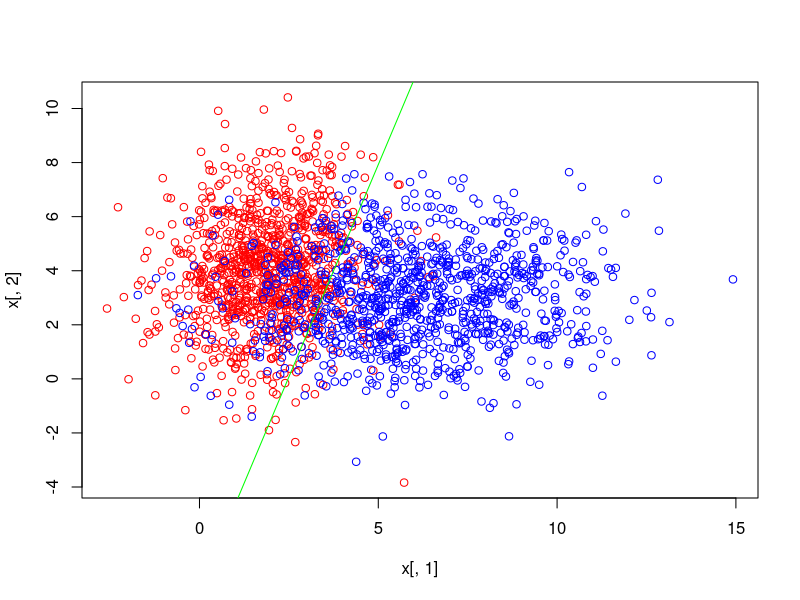

The R script that drew this image:
## ---- chunk 1
# PAQUETE REQUERIDO
require(MASS)
## ---- chunk 2
generate_matrix = function(N,meanX,meanY,varX,varY,covXY){
  
  # MATRIZ DE COVARIANZA
  Sigma = matrix(c(meanX,covXY,covXY,meanY),byrow = TRUE,ncol = 2)
  
  # MEDIAS
  mu = c(meanX,meanY)
  
  # MATRIZ DE DOS DIMENSIONES CON DISTRIBUCIONES GAUSSIANAS SEGUN PARAMETROS
  mat = mvrnorm(N,mu,Sigma)
  
  return(mat)
  
}
## ---- chunk 3
# PARAMETROS PARA UNA MATRIZ CUYO VALOR DE Y CORRESPONDE A 0
N = 1000
mu_x = 2
mu_y = 4
var_x = 1
var_y = var_x
covXY = 0.3

x1 = generate_matrix(N,mu_x,mu_y,var_x,var_y,covXY)

# VALOR DE Y PARA LA MATRIZ
y1 = rep(0,nrow(x1))
## ---- chunk 4
# PARAMETROS PARA UNA MATRIZ CUYO VALOR DE Y CORRESPONDE A 0
N = 1000
mu_x = 6
mu_y = 3
var_x = 1
var_y = var_x
covXY = 0.3

x2 = generate_matrix(N,mu_x,mu_y,var_x,var_y,covXY)

# VALOR DE Y PARA LA MATRIZ
y2 = rep(1,nrow(x2))
## ---- chunk 5
# MATRIZ X
x = rbind(x1,x2)

# VECTOR Y
y = c(y1,y2)
## ---- chunk 6
sigmoid = function(Z){
  
  # RETORNAR VALOR DE SIGMOIDE
  return(1/(1 + exp(-Z)) )
  
}

loss = function(alpha,x,y){
  
  # TAMANO DE X
  N = nrow(x)
  
  # CREAR MATRIZ X
  X = cbind(rep(1,N),x)
  
  # CALCULAR SIGMOIDE
  s = sigmoid(alpha %*% t(X))
  
  # CALCULAR VALOR DE LOSS
  loss = -sum(y * log(s) + (1 - y) * log(1 - s))/N
  
  # RETORNAR LOSS
  return(loss)
  
}

gradient = function(alpha,x,y){
  
  # TAMANO DE X (FILAS)
  N = nrow(x)
  
  # CREAR MATRIZ X
  X = cbind(rep(1,N),x)
  
  # SIGMOIDE
  s = sigmoid(alpha %*% t(X))
  
  # DIMENSIONES DE LA MATRIZ X + 1
  g = 1:length(alpha)
  
  # FUNCION PARA CALCULAR EL GRADIENTE SEGUN LAS DIMENSIONES DE LA MATRIZ + 1
  f = function(i) -sum((s - y) * -(X[,i]))/N
  
  # CALCULAR EL GRADIENTE SEGUN LAS DIMENSIONES DE LA MATRIZ
  grad = sapply(g,f)
  
  # RETORNAR VECTOR GRADIENTE
  return(grad)
  
}
## ---- chunk 7
# PARAMETROS INICIALES
init = c(0,0,0)

# OPTIMIZACION DE LOS PARAMETROS
op = optim(par = init, x = x, y = y, fn = loss, gr = gradient, method = "BFGS")

# ALPHA OPTIMO
alpha = op$par

# GRAFICA DE LA DIVISION OPTIMA DE CLASES
plot(x[,1],x[,2],col = c("red","blue")[as.factor(y)])
curve((-alpha[1]/alpha[3]) - (alpha[2]*x/alpha[3]),add = TRUE, col = "green")
## ---- chunk 8
# PARAMETROS PARA UNA MATRIZ CUYO VALOR DE Y CORRESPONDE A 0
N = 1000
mu_x = 2
mu_y = 4
var_x = 1
var_y = var_x
covXY = 0.3

x1 = generate_matrix(N,mu_x,mu_y,var_x,var_y,covXY)
y1 = rep(0,nrow(x1))

# PARAMETROS PARA UNA MATRIZ CUYO VALOR DE Y CORRESPONDE A 1
N = 1000
mu_x = 6
mu_y = 3
var_x = 1
var_y = var_x
covXY = 0.3

x2 = generate_matrix(N,mu_x,mu_y,var_x,var_y,covXY)
y2 = rep(1,nrow(x2))

# NUEVA MATRIZ X
x = rbind(x1,x2)

# NUEVO VECTOR Y
y = c(y1,y2)
## ---- chunk 9
confusion_matrix = function(y,y_pred){
  
  # MATRIZ DE CONFUSION
  cM = table(as.data.frame(cbind(y_pred,y)))

  # PARAMETROS DE LA MATRIZ
  TP = cM[1,1]
  FP = cM[1,2]
  FN = cM[2,1]
  TN = cM[2,2]
  
  # VARIABLES PARA MEDIR EL ERROR
  TPR = TP/(TP + FN)
  TNR = TN/(FP + TN)
  FPR = FP/(FP + TN)
  FNR = FN/(TP + FN)
  
  # ERRORES EN UN DATAFRAME
  df = data.frame(TP,FP,FN,TN,TPR,TNR,FPR,FNR)
  
  # SE ENLISTAN VARIABLES A RETORNAR
  l = list("confusion_matrix" = cM,"errors" = df)
  
  # SE RETORNA LA LISTA
  return(l)
  
}

predict_sigmoid = function(alpha,x,y,threshold){
  
  # TAMANO DE X (FILAS)
  N = nrow(x)
  
  # CREAR MATRIZ X
  X = cbind(rep(1,N),x)
  
  # SIGMOIDE
  s = as.vector(sigmoid(alpha %*% t(X)))
  
  # APLICAR UMBRAL
  s[s >= threshold] = 1
  s[s != 1] = 0
  
  # RETORNAR VALORES PREDICHOS
  return(s)
  
}
## ---- chunk 10
# UMBRALES A EVALUAR
thresholds = c(0.3,0.5,0.7)

# VARIABLE PARA ALMACENAR EL DATA FRAME DE ERRORES
err = NULL

for(th in thresholds){
  
  # PREDICCION
  y_pred = predict_sigmoid(alpha,x,y,th)
  
  # MATRIZ DE CONFUSION
  cm = confusion_matrix(y,y_pred)
  
  # DATAFRAME CON ERRORES
  err = rbind(err,cm$errors)
  
}

# SE AGREGAN LOS UMBRALES AL DATAFRAME
err = cbind(thresholds,err)

err
